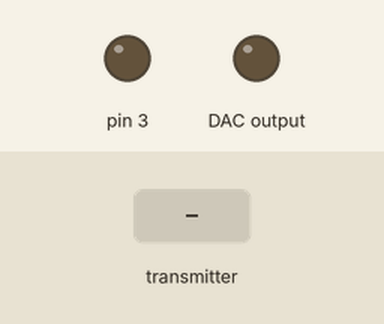
Bench run of a sketch on a simulated Arduino Uno, built with avr-gcc and run on an emulated ATmega328P. Parts: output pins drawn as LEDs (lit = HIGH). Wiring (inferred from the names in the program): MCP4725 DAC at I2C address 0x60. Dashed ring = blinking. The test bench sets the inputs (shaded band). No radio packets arrive unless stated; what the sketch prints to the serial monitor is not drawn.

Above: at 3.2 s.
3.3 s: the transmitter starts sending data.0 = 0
At 4.76 s:
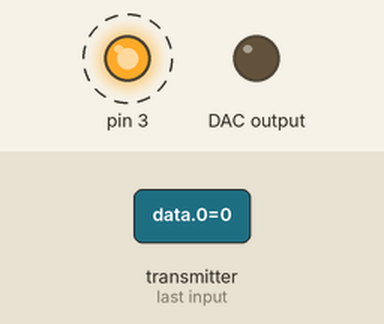
6.3 s: the transmitter starts sending data.0 = 256
At 6.72 s:
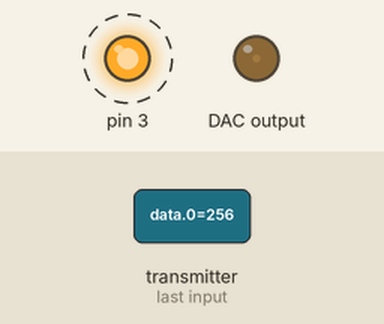
Timing chart, 0 to 15.3 s (numbered marks = the images above; inputs shaded):
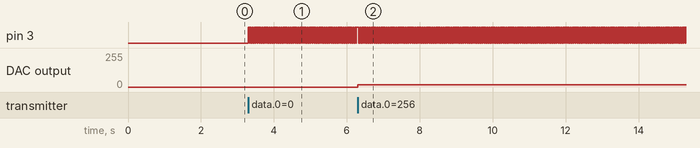

Measured:
- after the input at 3.3 s, pin 3: alternates HIGH for 0.03 s and LOW for 0.02 s, starting at once
- after the input at 6.3 s, DAC output: 0/255 → 16/255 at once

The sketch:

receiverTest.ino
```cpp
/*
Победа над nRF24L01: на три шага ближе, приемник
https://habr.com/ru/post/476716/
*/
#include <SPI.h>
#include "nRF24L01.h"
#include "RF24.h"

#include<Wire.h>
#define MCP4725 0x60

byte buffer[3];

RF24 radio(9, 10); // порты D9, D10: CSN CE

const uint32_t pipe = 111156789; // адрес рабочей трубы;
int data[1];
int weight;
  int cnt;
bool led = false;

void setup() {
    Wire.begin();
  Serial.begin(9600);
  Serial.println("ReceiverTester ON");
  pinMode(3, OUTPUT);
  radio.begin();  // инициализация
  delay(2000);
  radio.setDataRate(RF24_1MBPS); // скорость обмена данными RF24_1MBPS или RF24_2MBPS
  radio.setCRCLength(RF24_CRC_8); // размер контрольной суммы 8 bit или 16 bit
  radio.setChannel(0x6f);         // установка канала
  radio.setAutoAck(false);       // автоответ
  radio.openReadingPipe(1, pipe); // открыть трубу на приём
  radio.startListening();        // приём
}

void loop() {
  Serial.println(cnt);
    if (radio.available())
      {
        cnt = 0;
        digitalWrite(3, HIGH);
        radio.read(data, sizeof(data));
      //Serial.println(data[0]);
    }
    else{
      cnt++;
    }
    if (cnt >= 10){
      digitalWrite(3, LOW);
      cnt = 10;
    }

      weight = data[0];
      //weight=4095;
      buffer[0] = 0b01000000;
      buffer[1] = weight >> 4;              //записываем наиболее значимые биты
      buffer[2] = weight << 4;              //записываем наименее значимые биты

      Wire.beginTransmission(MCP4725);         //присоединяемся к шине I2C с MCP4725 с адресом 0x61

      Wire.write(buffer[0]);            //передаем контрольный байт с помощью протокола I2C
      Wire.write(buffer[1]);            //передаем наиболее значимые биты с помощью протокола I2C
      Wire.write(buffer[2]);            // передаем наименее значимые биты с помощью протокола I2C

      Wire.endTransmission();           //окончание передачи
      //digitalWrite(5, LOW);
  //delay(5);
}
```
